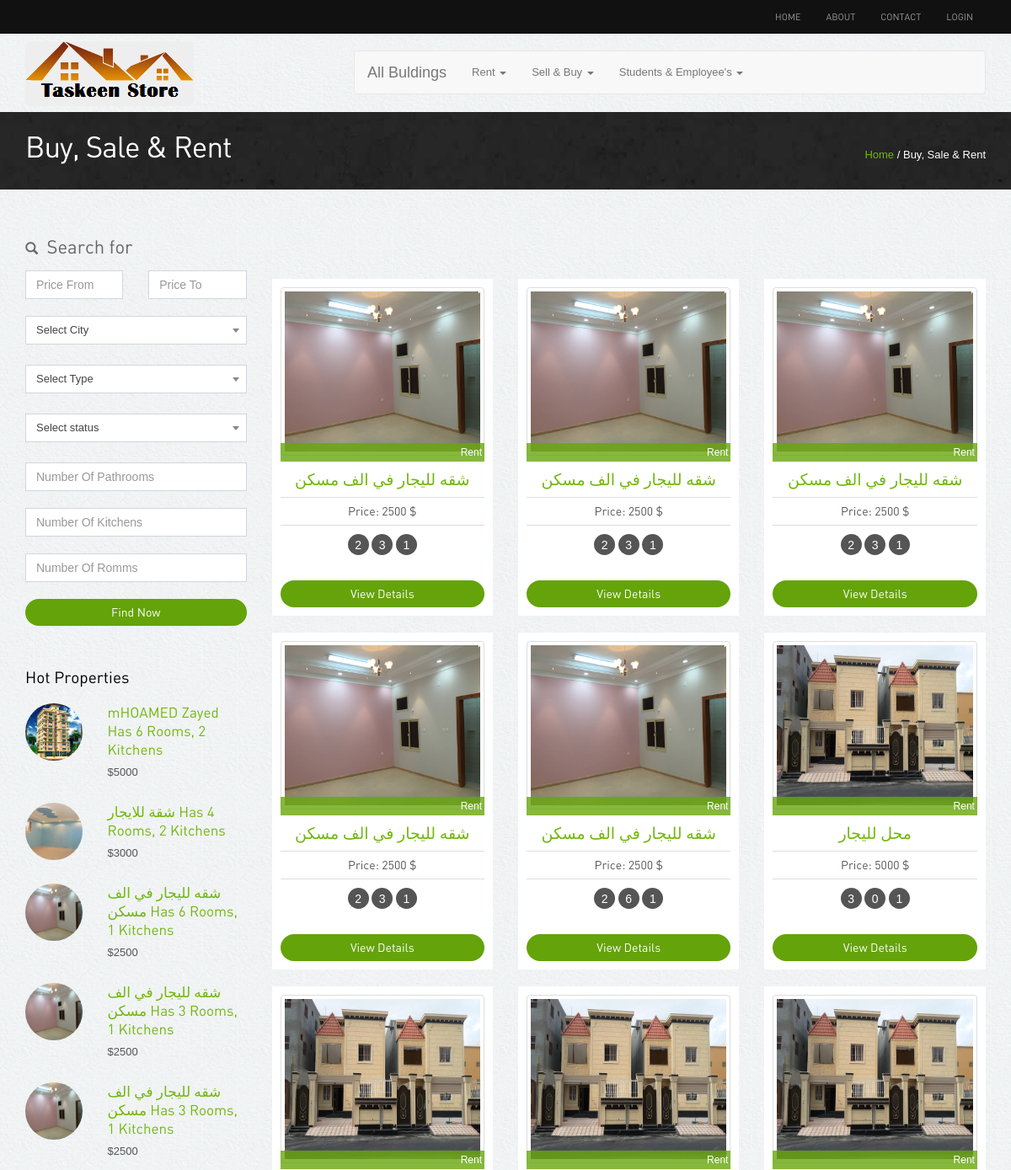
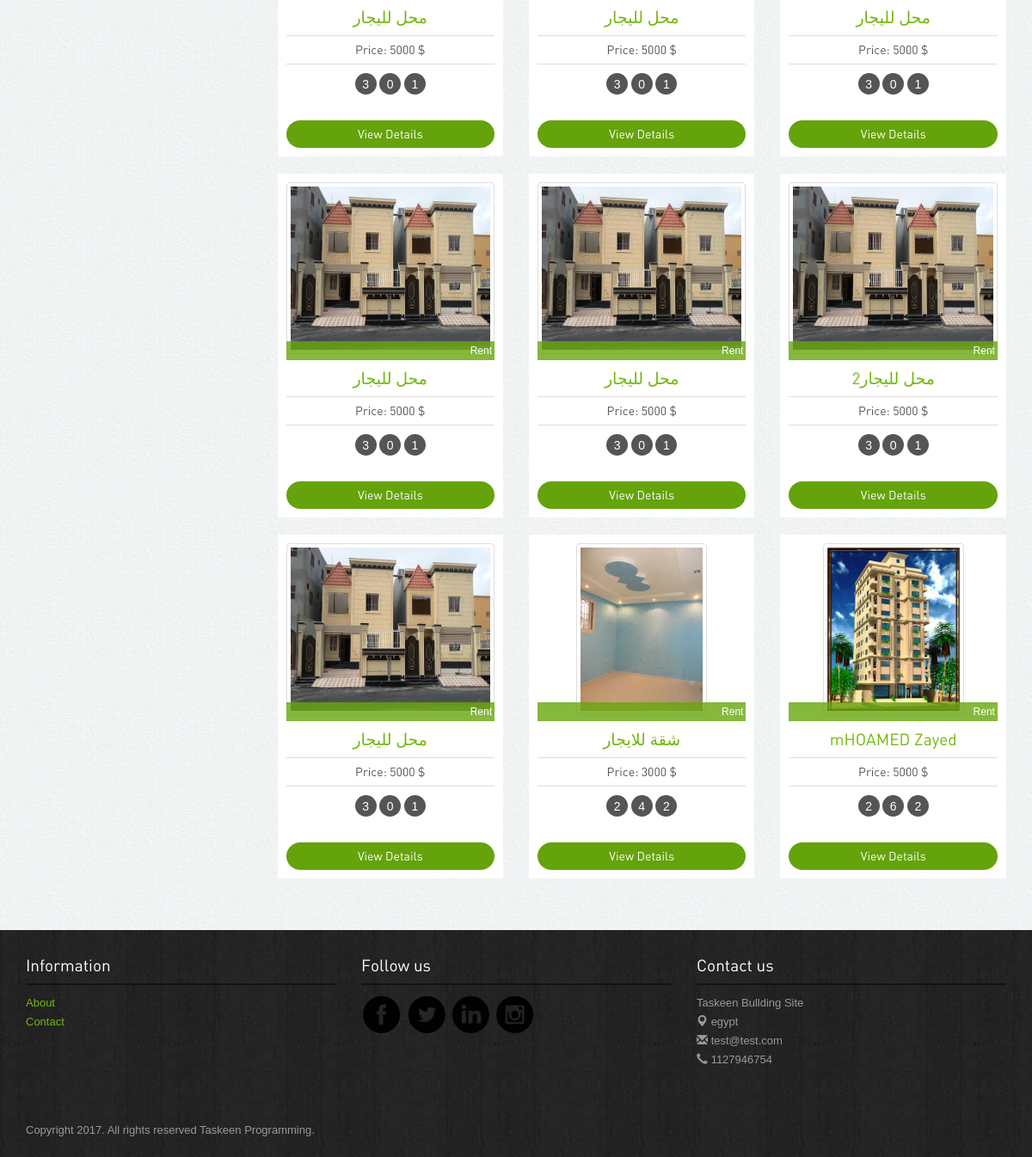
Screenshot of /search.php with the database file from the repository (2 pictures, top to bottom).
### tables this page shows
CREATE TABLE `categouries` (
  `id` int(11) NOT NULL,
  `name` varchar(255) NOT NULL
);

CREATE TABLE `buldings` (
  `id` int(11) NOT NULL,
  `title` varchar(255) NOT NULL,
  `description` varchar(255) NOT NULL,
  `address` varchar(255) NOT NULL,
  `price` float NOT NULL,
  `num_pr` varchar(255) NOT NULL,
  `num_kit` varchar(255) NOT NULL,
  `num_rooms` varchar(255) NOT NULL,
  `status` int(11) NOT NULL DEFAULT '0',
  `type` int(11) NOT NULL DEFAULT '0',
  `city_id` int(10) DEFAULT NULL,
  `area_id` int(10) DEFAULT NULL,
  `subarea_id` int(10) DEFAULT NULL,
  `user_id` int(10) DEFAULT NULL,
  `categoury_id` int(10) DEFAULT NULL,
  `subcategoury_id` int(10) DEFAULT NULL,
  `image` varchar(300) NOT NULL,
  `month` varchar(3) NOT NULL,
  `year` varchar(4) NOT NULL,
  `isApproved` tinyint(1) NOT NULL DEFAULT '0',
  `created_at` timestamp NOT NULL DEFAULT CURRENT_TIMESTAMP,
  `updated_at` timestamp NOT NULL DEFAULT CURRENT_TIMESTAMP ON UPDATE CURRENT_TIMESTAMP
);

CREATE TABLE `sitesetting` (
  `id` int(11) NOT NULL,
  `slug` varchar(50) NOT NULL,
  `nameSetting` varchar(50) NOT NULL,
  `value` text NOT NULL,
  `type` tinyint(4) NOT NULL,
  `created_at` timestamp NOT NULL DEFAULT '0000-00-00 00:00:00',
  `updated_at` timestamp NOT NULL DEFAULT '0000-00-00 00:00:00'
);

### init.php (called while the page is built)
<?php
    include "connect.php";
    include "includes/functions/functions.php";
    include "includes/templates/header.php";
?>

### includes/functions/functions.php (called while the page is built, shortened)
<?php
   function getAllFrom($field, $table, $where = null, $and = null, $orderField = 'id', $ordering = 'ASC', $limit = null)
   {
      global $conn;
      $stmt = $conn->prepare("SELECT $field FROM $table $where $and ORDER BY $orderField $ordering $limit");
      $stmt->execute();
      $all = $stmt->fetchAll();
      return $all;
   }
   function getSetting($settingName = 'siteName')
   {
      global $conn;
      $stmt = $conn->prepare("SELECT value FROM sitesetting WHERE nameSetting = '$settingName'");
      $stmt->execute();
      $all = $stmt->fetch();
      return $all[0];
   }
?>

### search.php (the view, shortened to what this page needs)
<?php include'init.php';
?>
<div class="inside-banner">
	<div class="container">
		<span class="pull-right"><a href="index.php">Home</a> / Buy, Sale & Rent</span>
		<h2>Buy, Sale & Rent</h2>
	</div>
</div>
<div class="container">
	<div class="properties-listing spacer">
		<div class="row">
			<div class="col-lg-3 col-sm-4">
				<div class="search-form">
					<h4>
                  <span class="glyphicon glyphicon-search"></span> Search for
               </h4>
               <div class="row">
						<form action="search.php" method="get">
							<div class="col-lg-6">
								<input class="form-control" type="number" name="price_from" value="" placeholder="Price From">
							</div>
							<div class="col-lg-6">
								<input class="form-control" type="number" name="price_to" value="" placeholder="Price To">
							</div>
							<div class="col-lg-12 marginSelect">
							</div>
							<div class="col-lg-12 marginSelect">
							</div>
                     <div class="col-lg-12 marginSelect">
                     </div>
							<div class="col-lg-12">
								<input class="form-control" type="number" name="num_pr" value="" placeholder="Number Of Pathrooms">
							</div>
							<div class="col-lg-12">
								<input class="form-control" type="number" name="num_kit" value="" placeholder="Number Of Kitchens">
							</div>
							<div class="col-lg-12">
								<input class="form-control" type="number" name="num_rooms" value="" placeholder="Number Of Romms">
							</div>
						</div>
						<button type="submit" class="btn btn-primary">Find Now</button>
				</div>
				<div class="hot-properties hidden-xs">
					<h4>Hot Properties</h4>
					<?php
					$suggested = getAllFrom('*', 'buldings', 'WHERE isApproved = 1', null, 'id', 'DESC', 'LIMIT 5');
					foreach ($suggested as $bu): ?>
					<div class="row">
						<div class="col-lg-4 col-sm-5"><img alt="properties" class="img-responsive img-circle" src="<?php echo $bu['image'] ?>"></div>
						<div class="col-lg-8 col-sm-7">
							<h5><a href="property-detail.php?bu_id=<?php echo $bu['id'] ?>&view=<?php echo sha1($bu['title']) ?>"><?php echo $bu['title'] ?> Has <?php echo $bu['num_rooms'] ?> Rooms, <?php echo $bu['num_kit'] ?> Kitchens</a></h5>
							<p class="price">$<?php echo $bu['price'] ?></p>
						</div>
					</div>
					<?php endforeach; ?>
				</div>
			</div>
			<div class="col-lg-9 col-sm-8">
            <br><br><br>
				<div class="row">
					<?php
                     $query = "SELECT * FROM buldings ";
                     $bus = $conn->prepare($query);
                     $bus->execute();
                     $busFetch = $bus->fetchAll();
                     $buCount = $bus->rowCount();
                ?>
                <?php if ($buCount > 0): ?>
                <?php foreach ($busFetch as $bu):  ?>
						<div class="col-lg-4 col-sm-6">
							<div class="properties">
								<div class="image-holder">
									<img alt="properties" class="img-responsive img-thumbnail" style="height: 200px;" src="<?php echo $bu['image'] ?>">
                           <div class="status <?php echo $bu['status'] == 1 ? 'sold' : 'new'?>">
                              <?php echo $bu['status'] == 1 ? 'Rent' : 'Sell'?>
                           </div>
								</div>
								<h4><a href="property-detail.php"><?php echo $bu['title'] ?></a></h4>
								<p class="price">Price: <?php echo $bu['price'] ?> $</p>
								<div class="listing-detail">
									<span data-original-title="Path Room" data-placement="bottom" data-toggle="tooltip"><?php echo $bu['num_pr'] ?></span>
									<span data-original-title="Rooms" data-placement="bottom" data-toggle="tooltip"><?php echo $bu['num_rooms'] ?></span>
									<span data-original-title="Kitchen" data-placement="bottom" data-toggle="tooltip"><?php echo $bu['num_kit'] ?></span>
								</div><a class="btn btn-primary" href="property-detail.php?bu_id=<?php echo $bu['id'] ?>&view=<?php echo sha1($bu['title']) ?>">View Details</a>
							</div>
						</div>
					<?php endforeach; ?>
            <?php else:?>
               <div class="alert alert-danger">No Resualt</div>
            <?php endif; ?>
				</div>
			</div>
		</div>
	</div>
</div>
<?php include'includes/templates/footer.php';?>

### includes/templates/header.php (shortened to what this page needs)
<!DOCTYPE html>
<html lang="en">
<head>
    <link rel="stylesheet" href="assets/bootstrap/css/bootstrap.css" />
    <link rel="stylesheet" href="assets/owl-carousel/owl.carousel.css">
    <link rel="stylesheet" href="assets/owl-carousel/owl.theme.css">
    <link rel="stylesheet" type="text/css" href="assets/slitslider/css/style.css" />
    <link rel="stylesheet" type="text/css" href="assets/slitslider/css/custom.css" />
    <link rel="stylesheet" type="text/css" href="assets/css/sweetalert.css" />
    <link rel="stylesheet" href="assets/css/select2.min.css"/>
    <link rel="stylesheet" href="assets/css/reset.css"/>
    <link rel="stylesheet" href="assets/css/card.css"/>
    <link rel="stylesheet" href="assets/css/AdminLTE.min.css"/>
    <link rel="stylesheet" href="assets/css/styles.css"/>
</head>
<body>
    <div class="navbar-wrapper">
        <div class="navbar-inverse" role="navigation">
            <div class="container">
                <div class="navbar-collapse  collapse">
                    <ul class="nav navbar-nav navbar-right">
                        <li><a href="index.php">Home</a></li>
                        <li><a href="about.php">About</a></li>
                        <li><a href="contact.php">Contact</a></li>
                        <?php if (isset($_SESSION['user_mail'])): ?>
                           <li><a href="buldings.php">Add Free Bullding</a></li>
                           <li><a href="profile.php">profile</a></li>
                           <li><a href="logout.php">logout</a></li>
                        <?php else: ?>
                           <li><a href="#" data-target="#loginpop" data-toggle="modal">Login</a></li>
                        <?php endif; ?>
                    </ul>
                </div>
            </div>
        </div>
    </div>
    <div class="container">
        <div class="row">
            <div class="col-md-4">
              <img src="images/taskeen.png" alt="" class="img-rounded" style="margin-top: 9px;">
            </div>
            <div class="col-md-8">
                <nav class="navbar navbar-default" style="margin-top: 20px;">
                    <div class="container-fluid">
                        <div class="navbar-header">
                             <a class="navbar-brand" href="buysalerent.php">All Buldings</a>
                        </div>
                        <div class="collapse navbar-collapse" id="bs-example-navbar-collapse-1">
                            <ul class="nav navbar-nav">
                                <?php
                                $cats = getAllFrom('*', 'categouries', null, null, 'name', 'ASC', null);
                                foreach ($cats as $cat): ?>
                                    <li class="dropdown">
                                        <a href="#" class="dropdown-toggle" data-toggle="dropdown" role="button" aria-haspopup="true" aria-expanded="false"><?php echo $cat['name'] ?> <span class="caret"></span></a>
                                    </li>
                                <?php endforeach; ?>
                            </ul>
                        </div>
                    </div>
                </nav>
            </div>
        </div>
    </div>

### includes/templates/footer.php (shortened to what this page needs)
<div class="footer">
   <div class="container">
      <div class="row">
         <div class="col-lg-4 col-sm-3">
            <h4>Information</h4>
            <ul class="row">
               <li class="col-lg-12 col-sm-12 col-xs-3"><a href="about.php">About</a></li>
               <li class="col-lg-12 col-sm-12 col-xs-3"><a href="contact.php">Contact</a></li>
            </ul>
         </div>
            <div class="col-lg-4 col-sm-3">
               <h4>Follow us</h4>
               <a href="<?php echo getSetting('facebook');?>"><img src="images/facebook.png" alt="facebook"></a>
               <a href="<?php echo getSetting('twitter');?>"><img src="images/twitter.png" alt="twitter"></a>
               <a href="<?php echo getSetting('linkedin');?>"><img src="images/linkedin.png" alt="linkedin"></a>
               <a href="<?php echo getSetting('instgram');?>"><img src="images/instagram.png" alt="instagram"></a>
            </div>
            <div class="col-lg-4 col-sm-3">
               <h4>Contact us</h4>
               <p><b><?php echo getSetting();?></b><br>
                  <span class="glyphicon glyphicon-map-marker"></span> <?php echo getSetting('address');?> <br>
                  <span class="glyphicon glyphicon-envelope"></span> <?php echo getSetting('email');?><br>
                  <span class="glyphicon glyphicon-earphone"></span> <?php echo getSetting('sitePhone');?></p>
               </div>
            </div>
            <p class="copyright">Copyright 2017. All rights reserved <?php echo getSetting('copyright');?>.	</p>
         </div></div>
      </body>
      </html>

### assets/css/card.css (style rules this page uses)
*, *::after, *::before { -webkit-box-sizing: border-box; -moz-box-sizing: border-box; box-sizing: border-box; }
*::after, *::before { content: ''; }
body { font-size: 100%; font-family: "PT Sans", sans-serif; color: #3e585f; }
body::after { position: fixed; top: 0; left: 0; width: 100%; height: 100%; background: rgba(71, 55, 78, 0.8); visibility: hidden; opacity: 0; -webkit-transition: opacity .3s 0s, visibility 0s .3s; -moz-transition: opacity .3s 0s, visibility 0s .3s; transition: opacity .3s 0s, visibility 0s .3s; }
a { color: #f82f53; text-decoration: none; }
img { max-width: 100%; }
html, body { height: 100%; }

### assets/css/styles.css (style rules this page uses)
body { color:#555; font:normal 13px/22px Arial; background:url(../images/bgmain.png) #eee; }
h1,h2,h3,h4,h5 { font-weight:normal; font-family: din;margin: 0;padding: 0;color: #000 }
h2 { font-size: 35px; letter-spacing: -1px;margin-bottom: 20px; }
h4 { margin: 10px 0; font-size: 19px; }
h5 { margin: 0 0 5px 0; font-size: 17px; }
h4 span { margin-right: 5px; font-size: 15px; }
p { margin-bottom: 30px; }
a { color:#72b70f; text-decoration:none;outline: none; }
.spacer { margin-top: 40px;margin-bottom:40px; }
select,input { outline: 0; margin-bottom: 20px; }
.btn { border-radius: 5px; font-family: din; outline: none; }
.btn-primary { background: #64a30a;border:none;width: 100%;border-radius: 20px; }
.navbar-inverse { background-color: #111; }
.navbar-inverse .navbar-nav > li > a { font-size: 11px;padding-top: 10px;padding-bottom: 10px;font-family: din;text-transform: uppercase; }
.properties-listing div.properties { padding: 10px; background-color: #fff;text-align: center; margin-bottom: 20px; }
.properties-listing div.properties .image-holder { position: relative; }
.properties-listing div.properties .status { position: absolute;bottom: 0;z-index: 100;display: block;width: 100%;color: #fff;padding:0 3px;text-align: right; font-size: 12px; }
.properties-listing div.properties p { margin-bottom: 10px; font-size: 14px;border-top: 1px solid #ddd;border-bottom: 1px solid #ddd;padding: 5px 0;font-family: din; }
.listing-detail { margin-bottom: 30px; }
.listing-detail span { color: #fff; width: 25px; height: 25px; background-color: #555;display: inline-block;border-radius:25px; text-align: center;line-height: 26px; font-size: 14px;cursor: crosshair; }
.status.sold { background:rgba(104,167,13,0.8); }
.inside-banner { background:url(../images/bginside.jpg) #222;color: #fff; padding: 30px 0; }
.inside-banner h2 { margin: 0; color: #fff; }
.inside-banner span { margin-top: 10px; }
.search-form { margin-bottom: 50px; }
.search-form h4 { margin: 17px 0;font-size: 22px !important;color: #666 !important; }
.hot-properties { margin-bottom: 50px; }
.hot-properties img { width: 68px; height: 68px; }
.hot-properties h4 { margin-bottom: 20px; }
.hot-properties .row { margin-bottom: 20px; }
.hot-properties .row p { margin-bottom: 5px; }
.footer { background:url(../images/bg.jpg) #222; padding: 20px 0; color: #999; }
.footer h4 { color: #fff;border-bottom: 2px solid #131313;margin-bottom: 10px;padding-bottom: 10px; }
.footer ul { list-style: none;padding: 0; }
.footer p.copyright { margin: 30px 0 0 0; }
.marginSelect { margin: 0 0 24px !important; }

### rows the page displays
categouries: name "Rent"
categouries: name "Sell & Buy"
categouries: name "Students & Employee's"
buldings: image (picture), title "mHOAMED Zayed", num_rooms "6", num_kit "2", price "5000", status "Rent", num_pr "2"
buldings: image (picture), title "شقة للايجار", num_rooms "4", num_kit "2", price "3000", status "Rent", num_pr "2"
buldings: image (picture), title "شقه لليجار في الف مسكن", num_rooms "6", num_kit "1", price "2500", status "Rent", num_pr "2"
buldings: image (picture), title "شقه لليجار في الف مسكن", num_rooms "3", num_kit "1", price "2500", status "Rent", num_pr "2"
buldings: image (picture), title "شقه لليجار في الف مسكن", num_rooms "3", num_kit "1", price "2500", status "Rent", num_pr "2"
buldings: image (picture), status "Rent", title "شقه لليجار في الف مسكن", price "2500", num_pr "2", num_rooms "3", num_kit "1"
buldings: image (picture), status "Rent", title "شقه لليجار في الف مسكن", price "2500", num_pr "2", num_rooms "3", num_kit "1"
buldings: image (picture), status "Rent", title "محل لليجار", price "5000", num_pr "3", num_rooms "0", num_kit "1"
buldings: image (picture), status "Rent", title "محل لليجار", price "5000", num_pr "3", num_rooms "0", num_kit "1"
buldings: image (picture), status "Rent", title "محل لليجار", price "5000", num_pr "3", num_rooms "0", num_kit "1"
buldings: image (picture), status "Rent", title "محل لليجار", price "5000", num_pr "3", num_rooms "0", num_kit "1"
buldings: image (picture), status "Rent", title "محل لليجار", price "5000", num_pr "3", num_rooms "0", num_kit "1"
buldings: image (picture), status "Rent", title "محل لليجار", price "5000", num_pr "3", num_rooms "0", num_kit "1"
buldings: image (picture), status "Rent", title "محل لليجار2", price "5000", num_pr "3", num_rooms "0", num_kit "1"
buldings: image (picture), status "Rent", title "محل لليجار", price "5000", num_pr "3", num_rooms "0", num_kit "1"
sitesetting: value "Taskeen Bullding Site"
sitesetting: value "egypt"
sitesetting: value "test@test.com"
sitesetting: value "1127946754"
sitesetting: value "Taskeen Programming"
